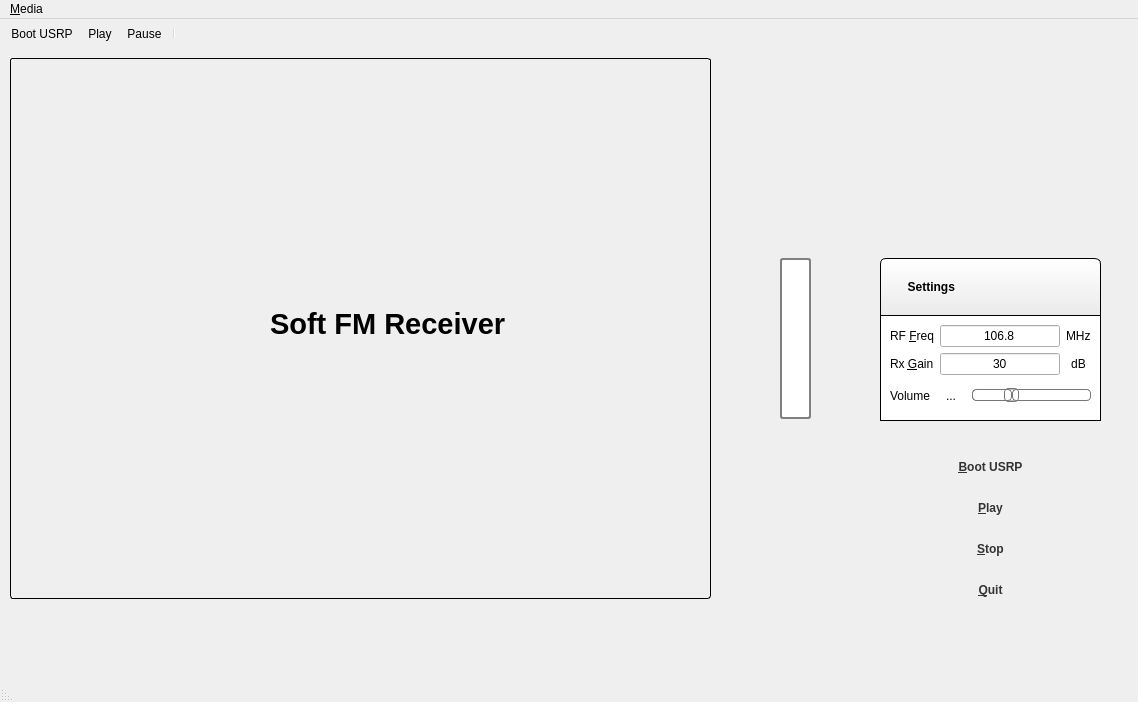
<?xml version="1.0" encoding="UTF-8"?>
<ui version="4.0">
 <class>MainWindow</class>
 <widget class="QMainWindow" name="MainWindow">
  <property name="geometry">
   <rect>
    <x>0</x>
    <y>0</y>
    <width>1138</width>
    <height>702</height>
   </rect>
  </property>
  <property name="minimumSize">
   <size>
    <width>1138</width>
    <height>702</height>
   </size>
  </property>
  <property name="maximumSize">
   <size>
    <width>1138</width>
    <height>702</height>
   </size>
  </property>
  <property name="acceptDrops">
   <bool>false</bool>
  </property>
  <property name="windowTitle">
   <string>Soft FM Receiver</string>
  </property>
  <property name="windowIcon">
   <iconset resource="icons/icons.qrc">
    <normaloff>:/png/QDoubanFM.png</normaloff>:/png/QDoubanFM.png</iconset>
  </property>
  <property name="layoutDirection">
   <enum>Qt::LeftToRight</enum>
  </property>
  <property name="autoFillBackground">
   <bool>true</bool>
  </property>
  <property name="iconSize">
   <size>
    <width>50</width>
    <height>50</height>
   </size>
  </property>
  <property name="documentMode">
   <bool>false</bool>
  </property>
  <widget class="QWidget" name="CentralWidget">
   <property name="layoutDirection">
    <enum>Qt::LeftToRight</enum>
   </property>
   <widget class="QFrame" name="ControlFrame">
    <property name="geometry">
     <rect>
      <x>880</x>
      <y>390</y>
      <width>221</width>
      <height>181</height>
     </rect>
    </property>
    <property name="styleSheet">
     <string notr="true">QFrame{ 
	border: none; background: none; 
}
#ControlFrame QPushButton {
color: #333;
border: 2px ;
border-radius: 5px;
padding: 5px;
background: qradialgradient(cx: 0.3, cy: 0,
fx: 0.3, fy: -0.4,
radius: 1.35, stop: 0 #fff, stop: 1 #999);
min-width: 80px;
}
#ControlFrame QPushButton:hover {
background: qradialgradient(cx: 0.3, cy: -0.4,
fx: 0.3, fy: -0.4,
radius: 1.35, stop: 0 #fff, stop: 1 #bbb);
}
#ControlFrame QPushButton:pressed {
background: qradialgradient(cx: 0.4, cy: -0.1,
fx: 0.4, fy: -0.1,
radius: 1.35, stop: 0 #fff, stop: 1 #ddd);
}</string>
    </property>
    <property name="frameShape">
     <enum>QFrame::StyledPanel</enum>
    </property>
    <property name="frameShadow">
     <enum>QFrame::Raised</enum>
    </property>
    <layout class="QVBoxLayout" name="verticalLayout">
     <property name="spacing">
      <number>0</number>
     </property>
     <property name="margin">
      <number>0</number>
     </property>
     <item>
      <widget class="QPushButton" name="StartButton">
       <property name="font">
        <font>
         <weight>75</weight>
         <bold>true</bold>
        </font>
       </property>
       <property name="text">
        <string>&amp;Boot USRP</string>
       </property>
      </widget>
     </item>
     <item>
      <widget class="QPushButton" name="PlayButton">
       <property name="font">
        <font>
         <weight>75</weight>
         <bold>true</bold>
        </font>
       </property>
       <property name="text">
        <string>&amp;Play</string>
       </property>
      </widget>
     </item>
     <item>
      <widget class="QPushButton" name="StopButton">
       <property name="font">
        <font>
         <weight>75</weight>
         <bold>true</bold>
        </font>
       </property>
       <property name="text">
        <string>&amp;Stop</string>
       </property>
      </widget>
     </item>
     <item>
      <widget class="QPushButton" name="QuitButton">
       <property name="font">
        <font>
         <weight>75</weight>
         <bold>true</bold>
        </font>
       </property>
       <property name="text">
        <string>&amp;Quit</string>
       </property>
      </widget>
     </item>
    </layout>
   </widget>
   <widget class="QFrame" name="SettingFrame">
    <property name="geometry">
     <rect>
      <x>880</x>
      <y>210</y>
      <width>221</width>
      <height>163</height>
     </rect>
    </property>
    <property name="styleSheet">
     <string notr="true">#SettingFrame {
 border-top-left-radius: 6px; border-top-right-radius: 6px; border: 1px solid black; background: qlineargradient(spread:repeat, x1:1, y1:1, x2:1, y2:0, stop:0 rgba(195, 195, 196, 255), stop:1 rgba(255, 255, 255, 255)); }

#SettingFrame.SettingLabel {
font-weight: bold;
}
#SettingInnerFrame {
background: white;
border: none;
border-top: 1px solid black;
}</string>
    </property>
    <property name="frameShape">
     <enum>QFrame::StyledPanel</enum>
    </property>
    <property name="frameShadow">
     <enum>QFrame::Raised</enum>
    </property>
    <layout class="QVBoxLayout" name="verticalLayout_3">
     <property name="spacing">
      <number>0</number>
     </property>
     <property name="margin">
      <number>0</number>
     </property>
     <item>
      <widget class="QLabel" name="SettingLabel">
       <property name="font">
        <font>
         <weight>75</weight>
         <bold>true</bold>
        </font>
       </property>
       <property name="layoutDirection">
        <enum>Qt::LeftToRight</enum>
       </property>
       <property name="text">
        <string>        Settings</string>
       </property>
      </widget>
     </item>
     <item>
      <widget class="QFrame" name="SettingInnerFrame">
       <property name="styleSheet">
        <string notr="true">#SettingFrame{
border-top-left-radius: 3px;
border-top-right-radius: 3px;
border: 1px solid white;
background-color: qlineargradient(spread:repeat, x1:1, y1:1, x2:1, y2:0, stop:0 rgba(195, 195, 196, 255), stop:1 rgba(255, 255, 255, 255));
}
QFrame.SidebarFrame QLabel {
font-weight: bold;
}</string>
       </property>
       <property name="frameShape">
        <enum>QFrame::StyledPanel</enum>
       </property>
       <property name="frameShadow">
        <enum>QFrame::Raised</enum>
       </property>
       <layout class="QVBoxLayout" name="verticalLayout_2">
        <item>
         <layout class="QGridLayout" name="gridLayout">
          <property name="leftMargin">
           <number>0</number>
          </property>
          <property name="topMargin">
           <number>0</number>
          </property>
          <property name="rightMargin">
           <number>0</number>
          </property>
          <item row="1" column="1">
           <widget class="QLineEdit" name="FreqEdit">
            <property name="text">
             <string>106.8</string>
            </property>
            <property name="alignment">
             <set>Qt::AlignCenter</set>
            </property>
           </widget>
          </item>
          <item row="1" column="0">
           <widget class="QLabel" name="FreqLabel">
            <property name="text">
             <string>RF &amp;Freq</string>
            </property>
            <property name="alignment">
             <set>Qt::AlignCenter</set>
            </property>
            <property name="buddy">
             <cstring>FreqEdit</cstring>
            </property>
           </widget>
          </item>
          <item row="2" column="0">
           <widget class="QLabel" name="RxGainLabel">
            <property name="text">
             <string>Rx &amp;Gain</string>
            </property>
            <property name="textFormat">
             <enum>Qt::AutoText</enum>
            </property>
            <property name="buddy">
             <cstring>GainEdit</cstring>
            </property>
           </widget>
          </item>
          <item row="1" column="2">
           <widget class="QLabel" name="MHzLabel">
            <property name="text">
             <string>MHz</string>
            </property>
           </widget>
          </item>
          <item row="2" column="2">
           <widget class="QLabel" name="dBLabel">
            <property name="text">
             <string>dB</string>
            </property>
            <property name="alignment">
             <set>Qt::AlignCenter</set>
            </property>
           </widget>
          </item>
          <item row="2" column="1">
           <widget class="QLineEdit" name="GainEdit">
            <property name="text">
             <string>30</string>
            </property>
            <property name="alignment">
             <set>Qt::AlignCenter</set>
            </property>
           </widget>
          </item>
         </layout>
        </item>
        <item>
         <layout class="QHBoxLayout" name="horizontalLayout">
          <item>
           <widget class="QLabel" name="VolumeLabel">
            <property name="text">
             <string>Volume</string>
            </property>
           </widget>
          </item>
          <item>
           <widget class="QToolButton" name="volumeButton">
            <property name="minimumSize">
             <size>
              <width>30</width>
              <height>30</height>
             </size>
            </property>
            <property name="maximumSize">
             <size>
              <width>30</width>
              <height>30</height>
             </size>
            </property>
            <property name="text">
             <string>...</string>
            </property>
            <property name="icon">
             <iconset>
              <normalon>:/png/volume.png</normalon>
              <selectedon>:/png/volume.png</selectedon>
             </iconset>
            </property>
            <property name="popupMode">
             <enum>QToolButton::DelayedPopup</enum>
            </property>
            <property name="autoRaise">
             <bool>true</bool>
            </property>
           </widget>
          </item>
          <item>
           <widget class="QSlider" name="VolumeSlider">
            <property name="styleSheet">
             <string notr="true">QSlider::groove:horizontal {
border: 1px solid #bbb;
background: white;
height: 10px;
border-radius: 4px;
}

QSlider::sub-page:horizontal {
background: qlineargradient(x1: 0, y1: 0,    x2: 0, y2: 1,
    stop: 0 #66e, stop: 1 #bbf);
background: qlineargradient(x1: 0, y1: 0.2, x2: 1, y2: 1,
    stop: 0 #bbf, stop: 1 #55f);
border: 1px solid #777;
height: 10px;
border-radius: 4px;
}

QSlider::add-page:horizontal {
background: #fff;
border: 1px solid #777;
height: 10px;
border-radius: 4px;
}

QSlider::handle:horizontal {
background: qlineargradient(x1:0, y1:0, x2:1, y2:1,
    stop:0 #eee, stop:1 #ccc);
border: 1px solid #777;
width: 13px;
margin-top: -2px;
margin-bottom: -2px;
border-radius: 4px;
}

QSlider::handle:horizontal:hover {
background: qlineargradient(x1:0, y1:0, x2:1, y2:1,
    stop:0 #fff, stop:1 #ddd);
border: 1px solid #444;
border-radius: 4px;
}

QSlider::sub-page:horizontal:disabled {
background: #bbb;
border-color: #999;
}

QSlider::add-page:horizontal:disabled {
background: #eee;
border-color: #999;
}

QSlider::handle:horizontal:disabled {
background: #eee;
border: 1px solid #aaa;
border-radius: 4px;
}</string>
            </property>
            <property name="value">
             <number>30</number>
            </property>
            <property name="orientation">
             <enum>Qt::Horizontal</enum>
            </property>
           </widget>
          </item>
         </layout>
        </item>
       </layout>
      </widget>
     </item>
    </layout>
    <zorder>SettingInnerFrame</zorder>
    <zorder>SettingLabel</zorder>
   </widget>
   <widget class="QFrame" name="FFTFrame">
    <property name="geometry">
     <rect>
      <x>10</x>
      <y>10</y>
      <width>701</width>
      <height>541</height>
     </rect>
    </property>
    <property name="styleSheet">
     <string notr="true">#FFTFrame{
border-radius: 3px;
border: 1px solid black;
background: none;

 }
</string>
    </property>
    <property name="frameShape">
     <enum>QFrame::StyledPanel</enum>
    </property>
    <property name="frameShadow">
     <enum>QFrame::Raised</enum>
    </property>
    <widget class="QLabel" name="label">
     <property name="geometry">
      <rect>
       <x>260</x>
       <y>240</y>
       <width>251</width>
       <height>51</height>
      </rect>
     </property>
     <property name="font">
      <font>
       <family>Ubuntu</family>
       <pointsize>22</pointsize>
       <weight>75</weight>
       <bold>true</bold>
      </font>
     </property>
     <property name="text">
      <string>Soft FM Receiver</string>
     </property>
    </widget>
   </widget>
   <widget class="QProgressBar" name="sound_power_indicator">
    <property name="geometry">
     <rect>
      <x>780</x>
      <y>210</y>
      <width>31</width>
      <height>161</height>
     </rect>
    </property>
    <property name="layoutDirection">
     <enum>Qt::LeftToRight</enum>
    </property>
    <property name="styleSheet">
     <string notr="true">QProgressBar:vertical {
border: 2px solid gray;
border-radius: 3px;
background: white;
padding: 1px;
}
QProgressBar::chunk:vertical {
background: qlineargradient(x1: 0, y1: 0.5, x2: 1, y2: 0.5, stop: 0 blue, stop: 1 white);

}</string>
    </property>
    <property name="maximum">
     <number>20</number>
    </property>
    <property name="value">
     <number>0</number>
    </property>
    <property name="textVisible">
     <bool>false</bool>
    </property>
    <property name="orientation">
     <enum>Qt::Vertical</enum>
    </property>
    <property name="invertedAppearance">
     <bool>false</bool>
    </property>
   </widget>
  </widget>
  <widget class="QMenuBar" name="menubar">
   <property name="geometry">
    <rect>
     <x>0</x>
     <y>0</y>
     <width>1138</width>
     <height>25</height>
    </rect>
   </property>
   <property name="layoutDirection">
    <enum>Qt::LeftToRight</enum>
   </property>
   <widget class="QMenu" name="menu_Media">
    <property name="title">
     <string>&amp;Media</string>
    </property>
    <addaction name="actionBoot_USRP"/>
    <addaction name="actionPlay"/>
    <addaction name="actionPause"/>
    <addaction name="actionClose"/>
   </widget>
   <addaction name="menu_Media"/>
  </widget>
  <widget class="QStatusBar" name="statusbar">
   <property name="layoutDirection">
    <enum>Qt::RightToLeft</enum>
   </property>
  </widget>
  <widget class="QToolBar" name="ToolBar">
   <property name="sizePolicy">
    <sizepolicy hsizetype="MinimumExpanding" vsizetype="MinimumExpanding">
     <horstretch>0</horstretch>
     <verstretch>0</verstretch>
    </sizepolicy>
   </property>
   <property name="minimumSize">
    <size>
     <width>0</width>
     <height>0</height>
    </size>
   </property>
   <property name="maximumSize">
    <size>
     <width>500</width>
     <height>60</height>
    </size>
   </property>
   <property name="baseSize">
    <size>
     <width>500</width>
     <height>60</height>
    </size>
   </property>
   <property name="cursor">
    <cursorShape>PointingHandCursor</cursorShape>
   </property>
   <property name="mouseTracking">
    <bool>true</bool>
   </property>
   <property name="acceptDrops">
    <bool>false</bool>
   </property>
   <property name="windowTitle">
    <string>toolBar</string>
   </property>
   <property name="layoutDirection">
    <enum>Qt::LeftToRight</enum>
   </property>
   <property name="autoFillBackground">
    <bool>false</bool>
   </property>
   <property name="styleSheet">
    <string notr="true">#ToolBar {
border-radius: 11px;
background: none;
 }


</string>
   </property>
   <property name="movable">
    <bool>false</bool>
   </property>
   <property name="allowedAreas">
    <set>Qt::TopToolBarArea</set>
   </property>
   <property name="iconSize">
    <size>
     <width>40</width>
     <height>40</height>
    </size>
   </property>
   <attribute name="toolBarArea">
    <enum>TopToolBarArea</enum>
   </attribute>
   <attribute name="toolBarBreak">
    <bool>false</bool>
   </attribute>
   <addaction name="actionBoot_USRP"/>
   <addaction name="actionPlay"/>
   <addaction name="actionPause"/>
   <addaction name="separator"/>
  </widget>
  <action name="actionBoot_USRP">
   <property name="checkable">
    <bool>false</bool>
   </property>
   <property name="enabled">
    <bool>true</bool>
   </property>
   <property name="icon">
    <iconset resource="icons/icons.qrc">
     <normaloff>:/png/start.png</normaloff>:/png/start.png</iconset>
   </property>
   <property name="text">
    <string>Boot USRP</string>
   </property>
  </action>
  <action name="actionPlay">
   <property name="icon">
    <iconset resource="icons/icons.qrc">
     <normaloff>:/png/play.png</normaloff>:/png/play.png</iconset>
   </property>
   <property name="text">
    <string>Play</string>
   </property>
  </action>
  <action name="actionPause">
   <property name="icon">
    <iconset resource="icons/icons.qrc">
     <normaloff>:/png/stop1normal.png</normaloff>:/png/stop1normal.png</iconset>
   </property>
   <property name="text">
    <string>Pause</string>
   </property>
  </action>
  <action name="actionClose">
   <property name="text">
    <string>Close</string>
   </property>
  </action>
 </widget>
 <resources>
  <include location="icons/icons.qrc"/>
 </resources>
 <connections/>
 <slots>
  <slot>boot_usrp()</slot>
 </slots>
</ui>
